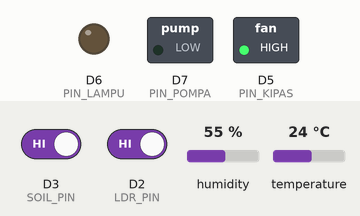
This sketch was run on a simulated ESP8266 (Wemos D1 mini). On the bench: switched loads named in the sketch (green lamp = pin HIGH), output pins drawn as LEDs (lit = HIGH). Inputs (shaded band) come from the test bench; at power-on: humidity 55 %, D3 (SOIL_PIN) HIGH, D2 (LDR_PIN) HIGH, temperature 24 °C. WiFi joins after 1.5 s; servers stay silent unless stated; uploads are accepted with an empty reply; what the sketch prints to the serial monitor is not drawn.

Above: at 2.7 s.
2.8 s: humidity set to 84 %
12.8 s: humidity set to 87 %
At 22.3 s:
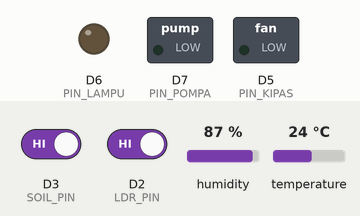
23.0 s: D3 (SOIL_PIN) driven LOW
At 32.4 s:
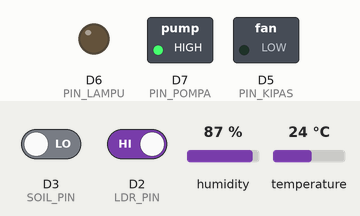
33.2 s: D2 (LDR_PIN) driven LOW
At 42.3 s:
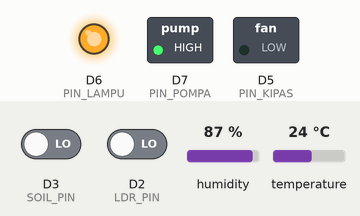
43.2 s: D3 (SOIL_PIN) driven HIGH
At 52.3 s:
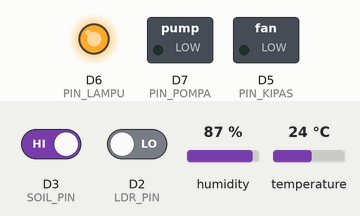
53.2 s: humidity set to 22 %
At 62.5 s:
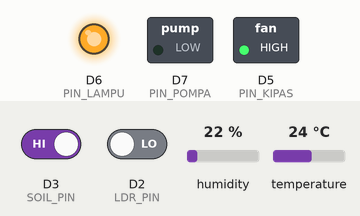
Timing chart, 0 to 64.0 s (numbered marks = the images above; inputs shaded):
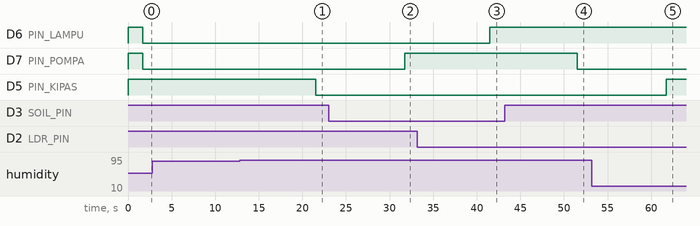

Measured:
- the behaviour switches between 85 and 86 % on humidity (found by bisection; images 0 and 1)
- after the input at 2.8 s, every drawn part: stays the same
- after the input at 12.8 s, D5 (PIN_KIPAS): HIGH → LOW after 8.7 s
- after the input at 23.0 s, D7 (PIN_POMPA): LOW → HIGH after 8.7 s
- after the input at 33.2 s, D6 (PIN_LAMPU): LOW → HIGH after 8.3 s
- after the input at 43.2 s, D7 (PIN_POMPA): HIGH → LOW after 8.3 s
- after the input at 53.2 s, D5 (PIN_KIPAS): LOW → HIGH after 8.5 s

The sketch:

greenhouse_esp8266.ino
```cpp
/*
 * ============================================================
 *  Smart Greenhouse — ESP8266 (WeMos D1 R2) Firmware
 *  Soil & LDR: Digital (BASAH/KERING, TERANG/GELAP)
 * ============================================================
 */

#include <ESP8266WiFi.h>
#include <ESP8266HTTPClient.h>
#include <WiFiClient.h>
#include <DHT.h>
#include <ArduinoJson.h>

// ── PIN MAPPING ──────────────────────────────────────────────
#define DHT_PIN      D4   // DHT22
#define DHT_TYPE     DHT22
#define SOIL_PIN     D3   // Soil Moisture (DOUT)
#define LDR_PIN      D2   // LDR (DOUT)
#define PIN_KIPAS    D5   // Relay Kipas
#define PIN_LAMPU    D6   // Relay Lampu
#define PIN_POMPA    D7   // Relay Pompa

// ── WIFI & SERVER ────────────────────────────────────────────
const char* WIFI_SSID   = "MfDoom";
const char* WIFI_PASS   = "1sampai8";
const char* SERVER_IP   = "10.116.147.157";
const int   SERVER_PORT = 3000;

String urlPostData;
String urlGetConfig;

// ── INTERVAL ─────────────────────────────────────────────────
const unsigned long SEND_INTERVAL   = 10000;
const unsigned long CONFIG_INTERVAL = 30000;
unsigned long lastSend   = 0;
unsigned long lastConfig = 0;

// ── CONFIG DEFAULT ───────────────────────────────────────────
float suhuMax       = 30.0;
float kelembapanMax = 85.0;

// ── STRUCT SENSOR ────────────────────────────────────────────
struct GHSensor {
  float suhu;
  float kelembapanUdara;
  String kondisiTanah;   // "BASAH" atau "KERING"
  String kondisiCahaya;  // "TERANG" atau "GELAP"
  bool  valid;
};

DHT dht(DHT_PIN, DHT_TYPE);

// ── SETUP ────────────────────────────────────────────────────
void setup() {
  Serial.begin(115200);
  Serial.println("\n🌿 Smart Greenhouse ESP8266 Starting...");

  pinMode(SOIL_PIN,  INPUT);
  pinMode(LDR_PIN,   INPUT);
  pinMode(PIN_KIPAS, OUTPUT);
  pinMode(PIN_LAMPU, OUTPUT);
  pinMode(PIN_POMPA, OUTPUT);

  // Relay active LOW: HIGH = OFF saat startup
  digitalWrite(PIN_KIPAS, HIGH);
  digitalWrite(PIN_LAMPU, HIGH);
  digitalWrite(PIN_POMPA, HIGH);

  dht.begin();
  connectWiFi();

  urlPostData  = "http://" + String(SERVER_IP) + ":" + String(SERVER_PORT) + "/data";
  urlGetConfig = "http://" + String(SERVER_IP) + ":" + String(SERVER_PORT) + "/config";

  Serial.println("POST: " + urlPostData);
  Serial.println("GET : " + urlGetConfig);
  Serial.println("✅ Setup selesai!");
}

// ── LOOP ─────────────────────────────────────────────────────
void loop() {
  if (WiFi.status() != WL_CONNECTED) {
    Serial.println("[WiFi] Terputus! Menghubungkan ulang...");
    connectWiFi();
  }

  unsigned long now = millis();

  if (now - lastConfig >= CONFIG_INTERVAL || lastConfig == 0) {
    fetchConfig();
    lastConfig = now;
  }

  if (now - lastSend >= SEND_INTERVAL || lastSend == 0) {
    GHSensor sensor = readSensors();
    if (sensor.valid) {
      applyActuators(sensor);
      sendData(sensor);
    } else {
      Serial.println("[Sensor] Pembacaan gagal, skip...");
    }
    lastSend = now;
  }
}

// ── BACA SENSOR ──────────────────────────────────────────────
GHSensor readSensors() {
  GHSensor s;
  s.valid = false;

  float h = dht.readHumidity();
  float t = dht.readTemperature();

  if (isnan(h) || isnan(t)) {
    Serial.println("[DHT22] Gagal membaca!");
    return s;
  }

  // Soil: 0 = BASAH, 1 = KERING
  int soilRaw = digitalRead(SOIL_PIN);
  s.kondisiTanah = (soilRaw == 0) ? "BASAH" : "KERING";

  // LDR: 0 = TERANG, 1 = GELAP
  int ldrRaw = digitalRead(LDR_PIN);
  s.kondisiCahaya = (ldrRaw == 0) ? "TERANG" : "GELAP";

  s.suhu           = t;
  s.kelembapanUdara = h;
  s.valid          = true;

  Serial.printf("[Sensor] Suhu:%.1fC | Humid:%.1f%% | Tanah:%s | Cahaya:%s\n",
    t, h, s.kondisiTanah.c_str(), s.kondisiCahaya.c_str());

  return s;
}

// ── LOGIKA AKTUATOR ──────────────────────────────────────────
void applyActuators(GHSensor& s) {
  // Kipas: ON jika suhu tinggi atau kelembapan udara tinggi
  bool kipas = (s.suhu > suhuMax) || (s.kelembapanUdara > kelembapanMax);

  // Pompa: ON jika tanah KERING
  bool pompa = (s.kondisiTanah == "KERING");

  // Lampu: ON jika cahaya GELAP
  bool lampu = (s.kondisiCahaya == "GELAP");

  digitalWrite(PIN_KIPAS, kipas ? LOW : HIGH);
  digitalWrite(PIN_POMPA, pompa ? LOW : HIGH);
  digitalWrite(PIN_LAMPU, lampu ? LOW : HIGH);

  Serial.printf("[Aktuator] Kipas:%s | Pompa:%s | Lampu:%s\n",
    kipas ? "ON" : "OFF",
    pompa ? "ON" : "OFF",
    lampu ? "ON" : "OFF");
}

// ── KIRIM DATA KE SERVER ──────────────────────────────────────
void sendData(GHSensor& s) {
  if (WiFi.status() != WL_CONNECTED) return;

  WiFiClient client;
  HTTPClient http;
  http.begin(client, urlPostData);
  http.addHeader("Content-Type", "application/json");

  StaticJsonDocument<256> doc;
  doc["suhu"]             = s.suhu;
  doc["kelembapan_udara"] = s.kelembapanUdara;
  doc["kondisi_tanah"]    = s.kondisiTanah;
  doc["kondisi_cahaya"]   = s.kondisiCahaya;

  String body;
  serializeJson(doc, body);

  int code = http.POST(body);
  if (code == HTTP_CODE_OK) {
    Serial.println("[HTTP] Terkirim ✓ " + http.getString());
  } else {
    Serial.printf("[HTTP] Gagal, kode: %d\n", code);
  }
  http.end();
}

// ── AMBIL CONFIG ──────────────────────────────────────────────
void fetchConfig() {
  if (WiFi.status() != WL_CONNECTED) return;

  WiFiClient client;
  HTTPClient http;
  http.begin(client, urlGetConfig);

  int code = http.GET();
  if (code == HTTP_CODE_OK) {
    String payload = http.getString();
    StaticJsonDocument<512> doc;
    DeserializationError err = deserializeJson(doc, payload);

    if (!err && doc["success"]) {
      JsonObject d = doc["data"];
      if (d.containsKey("suhuMax"))       suhuMax       = d["suhuMax"];
      if (d.containsKey("kelembapanMax")) kelembapanMax = d["kelembapanMax"];

      Serial.printf("[Config] suhuMax:%.1f kelembapanMax:%.1f\n",
        suhuMax, kelembapanMax);
    }
  } else {
    Serial.printf("[Config] GET gagal, kode: %d\n", code);
  }
  http.end();
}

// ── KONEKSI WIFI ──────────────────────────────────────────────
void connectWiFi() {
  Serial.printf("[WiFi] Menghubungkan ke %s...\n", WIFI_SSID);
  WiFi.begin(WIFI_SSID, WIFI_PASS);

  int attempt = 0;
  while (WiFi.status() != WL_CONNECTED && attempt < 20) {
    delay(500);
    Serial.print(".");
    attempt++;
  }

  if (WiFi.status() == WL_CONNECTED) {
    Serial.println("\n[WiFi] Terhubung! IP: " + WiFi.localIP().toString());
  } else {
    Serial.println("\n[WiFi] Gagal! Coba lagi...");
    delay(3000);
  }
}
```
